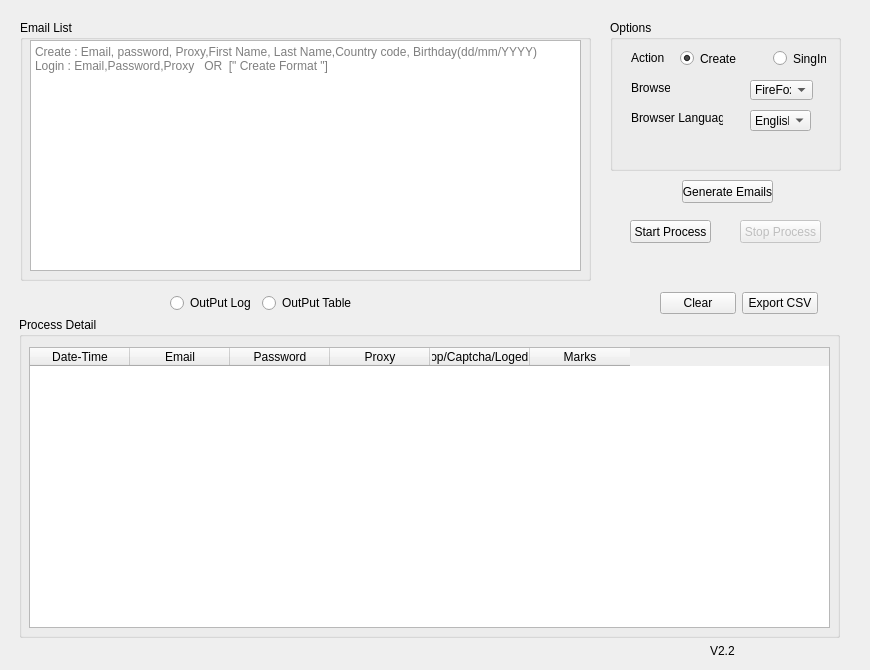
    <widget class="QWidget" name="OutlookCreator">
     <attribute name="title">
      <string>Outlook Creator</string>
     </attribute>
     <widget class="QGroupBox" name="groupBox_3">
      <property name="geometry">
       <rect>
        <x>20</x>
        <y>20</y>
        <width>571</width>
        <height>261</height>
       </rect>
      </property>
      <property name="title">
       <string>Email List</string>
      </property>
      <widget class="QPlainTextEdit" name="email_list_text">
       <property name="geometry">
        <rect>
         <x>10</x>
         <y>20</y>
         <width>551</width>
         <height>231</height>
        </rect>
       </property>
       <property name="placeholderText">
        <string>Create : Email, password, Proxy,First Name, Last Name,Country code, Birthday(dd/mm/YYYY)                                                                                                                                        Login : Email,Password,Proxy   OR  [&quot; Create Format &quot;]</string>
       </property>
      </widget>
     </widget>
     <widget class="QGroupBox" name="groupBox_4">
      <property name="geometry">
       <rect>
        <x>610</x>
        <y>20</y>
        <width>231</width>
        <height>151</height>
       </rect>
      </property>
      <property name="title">
       <string>Options</string>
      </property>
      <widget class="QRadioButton" name="create_btn">
       <property name="geometry">
        <rect>
         <x>70</x>
         <y>30</y>
         <width>56</width>
         <height>17</height>
        </rect>
       </property>
       <property name="text">
        <string>Create</string>
       </property>
       <property name="checked">
        <bool>true</bool>
       </property>
      </widget>
      <widget class="QLabel" name="label_3">
       <property name="geometry">
        <rect>
         <x>21</x>
         <y>30</y>
         <width>41</width>
         <height>16</height>
        </rect>
       </property>
       <property name="text">
        <string>Action</string>
       </property>
      </widget>
      <widget class="QRadioButton" name="login_btn">
       <property name="geometry">
        <rect>
         <x>163</x>
         <y>30</y>
         <width>53</width>
         <height>17</height>
        </rect>
       </property>
       <property name="text">
        <string>SingIn</string>
       </property>
      </widget>
      <widget class="QLabel" name="label_4">
       <property name="geometry">
        <rect>
         <x>21</x>
         <y>60</y>
         <width>39</width>
         <height>16</height>
        </rect>
       </property>
       <property name="text">
        <string>Browser</string>
       </property>
      </widget>
      <widget class="QComboBox" name="outlook_browser">
       <property name="geometry">
        <rect>
         <x>140</x>
         <y>60</y>
         <width>63</width>
         <height>20</height>
        </rect>
       </property>
       <item>
        <property name="text">
         <string>FireFox</string>
        </property>
       </item>
       <item>
        <property name="text">
         <string>Chrome</string>
        </property>
       </item>
      </widget>
      <widget class="QLabel" name="label_5">
       <property name="geometry">
        <rect>
         <x>21</x>
         <y>90</y>
         <width>92</width>
         <height>16</height>
        </rect>
       </property>
       <property name="text">
        <string>Browser Language </string>
       </property>
      </widget>
      <widget class="QComboBox" name="outlook_laung">
       <property name="geometry">
        <rect>
         <x>140</x>
         <y>90</y>
         <width>61</width>
         <height>21</height>
        </rect>
       </property>
       <item>
        <property name="text">
         <string>English</string>
        </property>
       </item>
       <item>
        <property name="text">
         <string>French</string>
        </property>
       </item>
      </widget>
     </widget>
     <widget class="QPushButton" name="generate_emails_btn">
      <property name="geometry">
       <rect>
        <x>682</x>
        <y>180</y>
        <width>91</width>
        <height>23</height>
       </rect>
      </property>
      <property name="text">
       <string>Generate Emails</string>
      </property>
     </widget>
     <widget class="QPushButton" name="start_outlook">
      <property name="geometry">
       <rect>
        <x>630</x>
        <y>220</y>
        <width>81</width>
        <height>23</height>
       </rect>
      </property>
      <property name="text">
       <string>Start Process</string>
      </property>
     </widget>
     <widget class="QPushButton" name="stop_outlook">
      <property name="enabled">
       <bool>false</bool>
      </property>
      <property name="geometry">
       <rect>
        <x>740</x>
        <y>220</y>
        <width>81</width>
        <height>23</height>
       </rect>
      </property>
      <property name="text">
       <string>Stop Process</string>
      </property>
     </widget>
     <widget class="QGroupBox" name="groupBox_5">
      <property name="geometry">
       <rect>
        <x>19</x>
        <y>317</y>
        <width>821</width>
        <height>321</height>
       </rect>
      </property>
      <property name="title">
       <string>Process Detail</string>
      </property>
      <widget class="QStackedWidget" name="stackedWidget">
       <property name="geometry">
        <rect>
         <x>10</x>
         <y>20</y>
         <width>801</width>
         <height>291</height>
        </rect>
       </property>
       <property name="currentIndex">
        <number>0</number>
       </property>
       <widget class="QWidget" name="page">
        <widget class="QTableWidget" name="tableWidget">
         <property name="geometry">
          <rect>
           <x>0</x>
           <y>10</y>
           <width>801</width>
           <height>281</height>
          </rect>
         </property>
         <column>
          <property name="text">
           <string>Date-Time</string>
          </property>
         </column>
         <column>
          <property name="text">
           <string>Email</string>
          </property>
         </column>
         <column>
          <property name="text">
           <string>Password</string>
          </property>
         </column>
         <column>
          <property name="text">
           <string>Proxy</string>
          </property>
         </column>
         <column>
          <property name="text">
           <string>Stop/Captcha/Loged in</string>
          </property>
         </column>
         <column>
          <property name="text">
           <string>Marks</string>
          </property>
         </column>
        </widget>
       </widget>
       <widget class="QWidget" name="page_2">
        <widget class="QTextEdit" name="Creatorloger">
         <property name="geometry">
          <rect>
           <x>0</x>
           <y>10</y>
           <width>801</width>
           <height>281</height>
          </rect>
         </property>
         <property name="readOnly">
          <bool>true</bool>
         </property>
        </widget>
       </widget>
      </widget>
     </widget>
     <widget class="QWidget" name="layoutWidget">
      <property name="geometry">
       <rect>
        <x>170</x>
        <y>292</y>
        <width>183</width>
        <height>22</height>
       </rect>
      </property>
      <layout class="QHBoxLayout" name="horizontalLayout">
       <item>
        <widget class="QRadioButton" name="log_output">
         <property name="text">
          <string>OutPut Log</string>
         </property>
        </widget>
       </item>
       <item>
        <widget class="QRadioButton" name="table_output">
         <property name="text">
          <string>OutPut Table</string>
         </property>
        </widget>
       </item>
      </layout>
     </widget>
     <widget class="QWidget" name="layoutWidget">
      <property name="geometry">
       <rect>
        <x>660</x>
        <y>290</y>
        <width>158</width>
        <height>26</height>
       </rect>
      </property>
      <layout class="QHBoxLayout" name="horizontalLayout_2">
       <item>
        <widget class="QPushButton" name="clear_btn">
         <property name="text">
          <string>Clear</string>
         </property>
        </widget>
       </item>
       <item>
        <widget class="QPushButton" name="export_csv_btn">
         <property name="text">
          <string>Export CSV</string>
         </property>
        </widget>
       </item>
      </layout>
     </widget>
     <widget class="QLabel" name="label_version">
      <property name="geometry">
       <rect>
        <x>710</x>
        <y>640</y>
        <width>151</width>
        <height>21</height>
       </rect>
      </property>
      <property name="text">
       <string>V2.2</string>
      </property>
     </widget>
    </widget>
